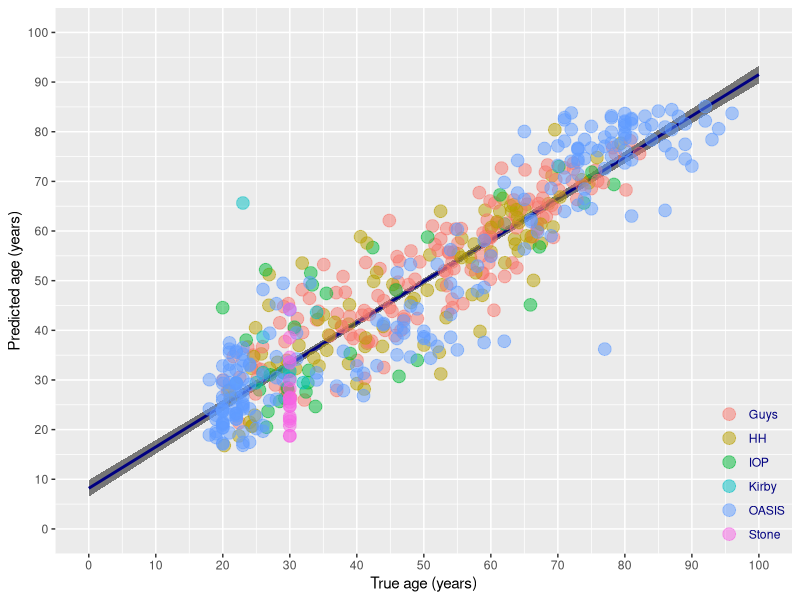

Reproduce this figure in R.
library( kernlab )
library( randomForest )
library( ggplot2 )

trainingDataOriginal <- read.csv( "../xtrainingBrainSegmentationPosteriors2Projections.csv" )
testingDataOriginal <- read.csv( "../xtestingBrainSegmentationPosteriors2Projections.csv" )
# trainingDataOriginal <- read.csv( "../trainingCorticalThicknessProjections.csv" )
# testingDataOriginal <- read.csv( "../testingCorticalThicknessProjections.csv" )

# Remove ID, gender, and site

trainingData <- trainingDataOriginal[, 3:ncol( testingDataOriginal )]
testingData <- testingDataOriginal[, 3:ncol( testingDataOriginal )]

brainAgeVM <- rvm( AGE ~ ., data = trainingData, type = "regression",
                    kernel = "laplacedot",
                    verbosity = 1, tol = .Machine$double.eps,
                    minmaxdiff = 1e-3, cross = 0, fit = TRUE,
                    na.action = na.omit , iterations = 1000 )
predictedAge <- predict( brainAgeVM, testingData )

# brainAgeRF <- randomForest( AGE ~ ., data = trainingData,
#                     na.action = na.omit, replace = FALSE, ntree = 2000 )
# predictedAge <- predict( brainAgeRF, testingData )

correlation <- cor( testingData$AGE, predictedAge )
meanerr <- mean( abs(  testingData$AGE - predictedAge ) )

cat( "Correlation (true vs. predicted age): ", correlation, ", mean error ", meanerr , "\n", sep = '' )

plotData <- data.frame( TrueAge = testingData$AGE, PredictedAge = predictedAge, Site = testingDataOriginal$SITE )

brainAgeRegression <- lm( testingData$AGE ~ 1 + predictedAge )

annotation <- paste0( "r = ", signif( correlation, 2 ), ", mean error = ", signif( meanerr, 2 ), " years" )

brainAgePlot <- ggplot( plotData, aes( x = TrueAge, y = PredictedAge ) ) +
                stat_smooth( colour = "navyblue", formula = y ~ 1 + x, method = "lm",
                  size = 1, n = 1000, level = 0.95, se = TRUE, fullrange = TRUE, fill = 'black', alpha = 0.5 ) +
                geom_point( aes( colour = Site ), size = 4, alpha = 0.5 ) +
                scale_x_continuous( "True age (years)", breaks = seq( 0, 100, by = 10 ), labels = seq( 0, 100, by = 10 ), limits = c( 0, 100 ) ) +
                scale_y_continuous( "Predicted age (years)", breaks = seq( 0, 100, by = 10 ), labels = seq( 0, 100, by = 10 ), limits = c( 0, 100 ) ) +
#                 scale_colour_manual( labels = annotation, values = "darkred" ) +
                theme( legend.justification = c( 1, 0 ), legend.position = c( 1, 0 ), legend.title = element_blank(), legend.background = element_blank(), legend.key = element_blank(), legend.text = element_text( colour = 'navyblue' ) )
#                 guides( colour = guide_legend( override.aes = list( shape = NA ) ), keywidth = 0 )
ggsave( filename = paste( "../brainAgeBrainSegmentationPosteriors2.pdf", sep = "" ), plot = brainAgePlot, width = 6, height = 6, units = 'in' )



# plot the results (Bland Altman)
#
# ageDifference <- ( testingData$AGE - predictedAge )
# meanAgeDifference <- mean( ageDifference )
# stdAgeDifference <- sd( ageDifference )
#
# upperLineIntercept <- meanAgeDifference + 0.95 * stdAgeDifference
# lowerLineIntercept <- meanAgeDifference - 0.95 * stdAgeDifference
#
# plotData <- data.frame( TrueAge = testingData$AGE, AgeDifference = ageDifference )
#
# brainAgePlot <- ggplot( plotData, aes( x = TrueAge, y = AgeDifference ) ) +
#                 geom_point( colour = "darkred", size = 4, alpha = 0.75 ) +
#                 geom_hline( aes( yintercept = upperLineIntercept ), colour = "navyblue", linetype = "dashed" ) +
#                 geom_hline( aes( yintercept = lowerLineIntercept ), colour = "navyblue", linetype = "dashed" ) +
#                 scale_x_continuous( "True age", breaks = seq( 10, 80, by = 10 ), labels = seq( 10, 80, by = 10 ), limits = c( 10, 80 ) ) +
#                 scale_y_continuous( "True - predicted age", breaks = seq( -20, 20, by = 5 ), labels = seq( -20, 20, by = 5 ), limits = c( -20, 20 ) ) +
#                 ggtitle( "True vs. Predicted Age" )
# ggsave( filename = paste( "../brainAge.pdf", sep = "" ), plot = brainAgePlot, width = 8, height = 6, units = 'in' )
#

if( FALSE )
  {
  img<-as.matrix( trainingData[ ,c(1,3:ncol(trainingData) ) ] )
  testimg<-as.matrix( testingData[ ,c(1,3:ncol(trainingData) ) ] )
  myregression <- sparseRegression( img , data.frame( AGE=trainingData$AGE , SEX=trainingData$SEX ), "AGE",  sparseness=-0.1, nvecs=10, its=10, cthresh=0)
  ff<-data.frame(AGE=trainingData$AGE, myregression$umatrix )
  tt<-glm( AGE ~ ., data = ff )
  cor.test( predict( tt ) , ff$AGE )

  newu<-  testimg %*% ( as.matrix( myregression$eigenanatomyimages ) )
  colnames( newu ) <- colnames( myregression$umatrix  )
  names( newu ) <- names( myregression$umatrix  )
  ff<-data.frame(  newu )
  predictedAge2 <- predict( tt, newdata=ff )
  correlation <- cor( testingData$AGE, predictedAge2 )
  meanerr<-(  mean( abs(  testingData$AGE - predictedAge2 ) ) )
  cat( "Correlation (true vs. predicted age): ", correlation, " mean err " , meanerr , "\n", sep = '' )
  }
